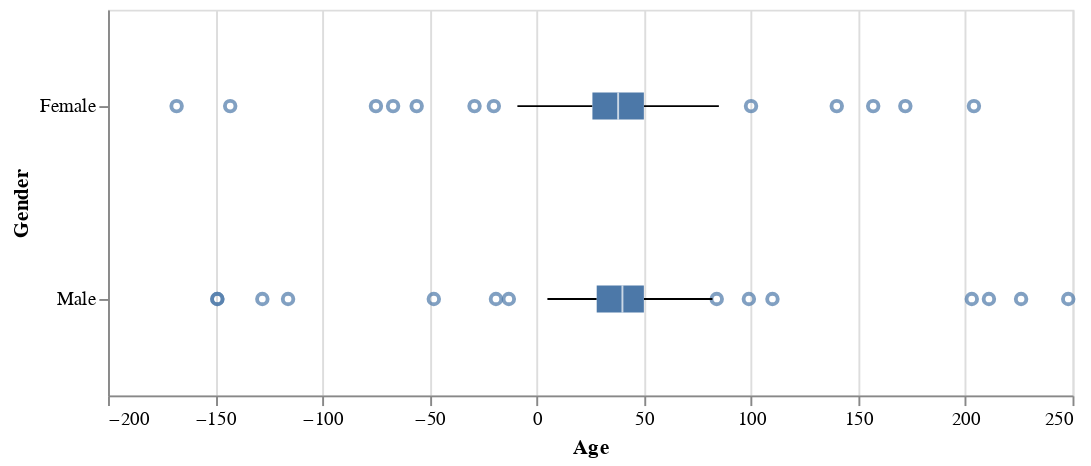

Source (notebook cell):
### Markdown cell above
## Visual

### Code cell
alt.Chart(users).mark_boxplot().encode(
    x="Age",
    y="Gender",
    tooltip=["Age", "Gender"]
).properties(
    height=200,
    width=500
)

### Figure 1 — Vega-Lite specification as saved in the notebook (floating-point values rounded to 4 significant figures; data arrays with more than 128 entries replaced by an {"elided": "..."} marker saying what was removed)
{"config": {"view": {"continuousWidth": 300, "continuousHeight": 300}}, "data": {"name": "data-9a09e267f435d74e14c42302ca02ad16"}, "mark": {"type": "boxplot"}, "encoding": {"tooltip": [{"field": "Age", "type": "quantitative"}, {"field": "Gender", "type": "nominal"}], "x": {"field": "Age", "type": "quantitative"}, "y": {"field": "Gender", "type": "nominal"}}, "height": 200, "width": 500, "$schema": "https://vega.github.io/schema/vega-lite/v5.20.1.json", "datasets": {"data-9a09e267f435d74e14c42302ca02ad16": {"elided": "1324 records"}}}
